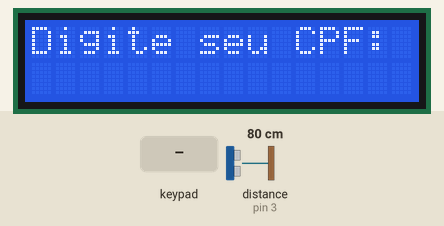
Recording of a sketch running on a simulated Arduino Uno, built with avr-gcc and run on an emulated ATmega328P. Shown: 16×2 character LCD. The inputs (shaded band) are chosen by the test bench; at power-on: distance to the obstacle (sensor on pin 3) 80 cm. The echo pulse lasts 58.3 µs per cm; WiFi joins after 1.5 s; servers stay silent unless stated; what the sketch prints to the serial monitor is not drawn.

Above: at 2.2 s.
2.3 s: keypad keys 1 7 1 6 1 5 1 4 # pressed 0.4 s apart
At 6.2 s:
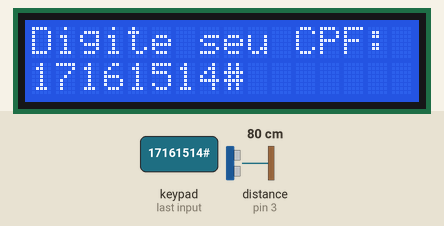
7.4 s: key 'A' pressed
At 8.0 s:
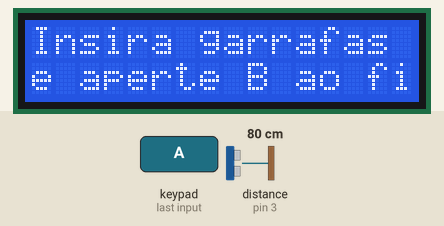
8.9 s: distance to the obstacle (sensor on pin 3) set to 12 cm
11.9 s: distance to the obstacle (sensor on pin 3) set to 9 cm
At 12.2 s:
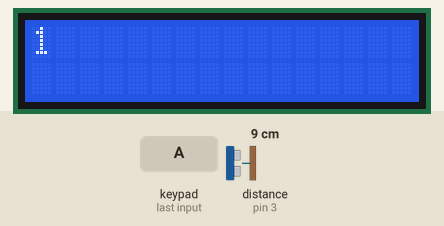
14.9 s: key 'B' pressed
Timing chart, 0 to 17.9 s (numbered marks = the images above; inputs shaded):
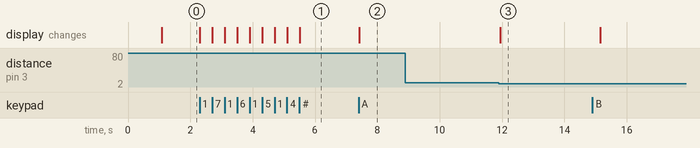

Measured:
- the behaviour switches between 11 and 10 cm on distance to the obstacle (sensor on pin 3) (found by bisection; images 2 and 3)
- after the input at 2.3 s, the display: first changes at once (image 1 shows a later state)
- after the input at 7.4 s, the display: changes at once (image 2)
- after the input at 8.9 s, every drawn part: stays the same
- after the input at 11.9 s, the display: changes at once (image 3)

The sketch:

cityBucketCode.ino
```cpp
#include <Ethernet.h>
#include <EthernetClient.h>
#include <Ultrasonic.h>
#include <Keypad.h>
#include <LiquidCrystal.h>

#define TRIGGER_PIN  2
#define ECHO_PIN     3
#define MAX_DISTANCE 10.0

LiquidCrystal lcd(13, 12, 11, 10, 9, 8);
Ultrasonic ultrasonic(TRIGGER_PIN, ECHO_PIN);


//Eth variables

byte mac[] = {0x90, 0xa2, 0xda, 0x0e, 0xb2,0xf0};
//IPAddress ip(169,254,17,173);
byte ip[] = {169,254,17,173};
//IPAddress server(169,254,17,72);
byte server[] = {169,254,17,72};
EthernetClient client;
//---------------------

const byte ROWS = 4; //four rows
const byte COLS = 4; //four columns

//define the cymbols on the buttons of the keypads
char hexaKeys[ROWS][COLS] = {
  {'1','2','3','A'},
  {'4','5','6','B'},
  {'7','8','9','C'},
  {'*','0','#','D'}
};
byte rowPins[ROWS] = {17, 16, 15, 14}; //connect to the row pinouts of the keypad
byte colPins[COLS] = {4, 5, 6, 7}; //connect to the column pinouts of the keypad

Keypad customKeypad = Keypad( makeKeymap(hexaKeys), rowPins, colPins, ROWS, COLS);  //initialize an instance of class NewKeypad
int points = 0;
int count = 0;

void setup()
{
  Serial.begin(9600);
  Ethernet.begin(mac, ip);
  delay(1000);
  lcd.begin(16, 2); //Coluns=16 X rows=2
  lcd.clear();
}

void loop()
{
  float distanceCM;
  char customKey;
  unsigned long startTime;

  lcd.clear();
  lcd.display();
  lcd.setCursor(0, 0);
  distanceCM = ultrasonic.convert(ultrasonic.timing(), Ultrasonic::CM);
  Serial.print("INICIO: ");
  Serial.println(distanceCM);
  if(distanceCM <= MAX_DISTANCE)
  {
    lcd.print("Lixeira cheia!");
    delay(5000);
  }
  else
  {
    //Clears screen, set display on, and cursor to (0,0)
    lcd.print("Digite seu CPF: ");
    lcd.setCursor(0, 1);
    customKey = 'S';

    //Wait user insert ID
    String cpfUser = "";
    Serial.println("");
    while(customKey!='A')
    {
      customKey = customKeypad.getKey();
      if (customKey)
      {
         lcd.print(customKey);
         Serial.print(customKey);
         if(customKey=='A'){
            break;
         }else{
            cpfUser += customKey;
         }

      }
    }

    customKey = 'S';
    points=0;
    startTime = millis();
    lcd.clear();
    lcd.setCursor(0, 0);
    lcd.print("Insira garrafas");
    lcd.setCursor(0, 1);
    lcd.print("e aperte B ao final.");
    delay(1000);

    //Count bottles
    while(customKey!='B')
    {
      distanceCM = ultrasonic.convert(ultrasonic.timing(), Ultrasonic::CM);
      Serial.print("PEGA GARRAFA: ");
      Serial.println(distanceCM);
      if(distanceCM <= MAX_DISTANCE)
      {
        points = points + 1;
        startTime = millis();
        lcd.clear();
        lcd.setCursor(0, 0);
        lcd.print(points);
        delay(3000);
        distanceCM = ultrasonic.convert(ultrasonic.timing(), Ultrasonic::CM);
        if (distanceCM <= MAX_DISTANCE) //Full bag
        {
          break;
        }
      }
      else if ((millis()- startTime) >= 10000) //If nothing happen in 10 sec, it will end task
      {
        break;
      }
      customKey = customKeypad.getKey();
    }

    //Send points to server
      if (client.connect(server, 8000)) {
          String path = "/points/" +cpfUser+ "/"+String(points) + "/";   //points/cpf/pontos
          Serial.println("making HTTP request...");
          client.println("POST "+ path +" HTTP/1.1");
          client.println();
     }


    customKey = 'S';
    lcd.clear();
    lcd.setCursor(0, 0);
    lcd.print("Voce ganhou:");
    lcd.setCursor(0, 1);
    lcd.print(points);
    lcd.print (" pts.");
    delay (5000);

    lcd.clear();
    lcd.setCursor(0, 0);
    lcd.print("Finalizando");
    lcd.setCursor(0, 1);
    lcd.print("Tarefa.");
    delay(4000);
  }
}
```
